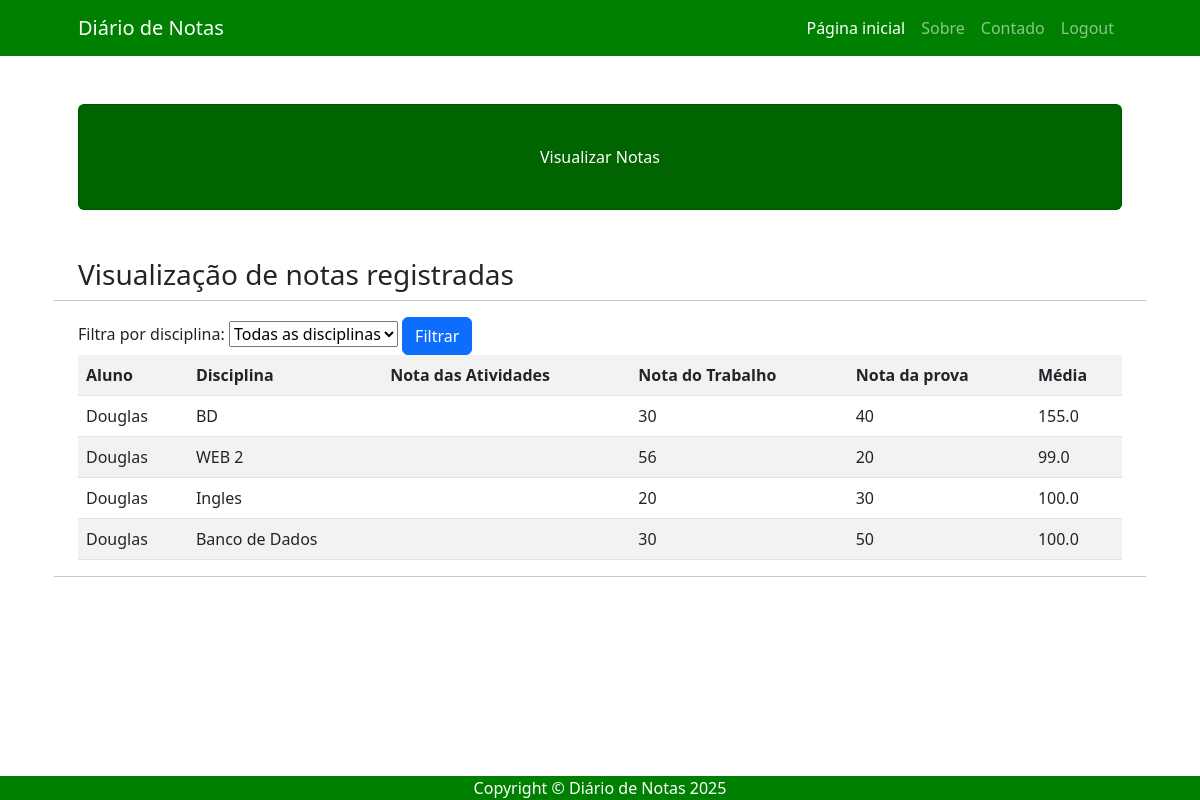
Before: /visualizar/ (signed in) with the older database file.
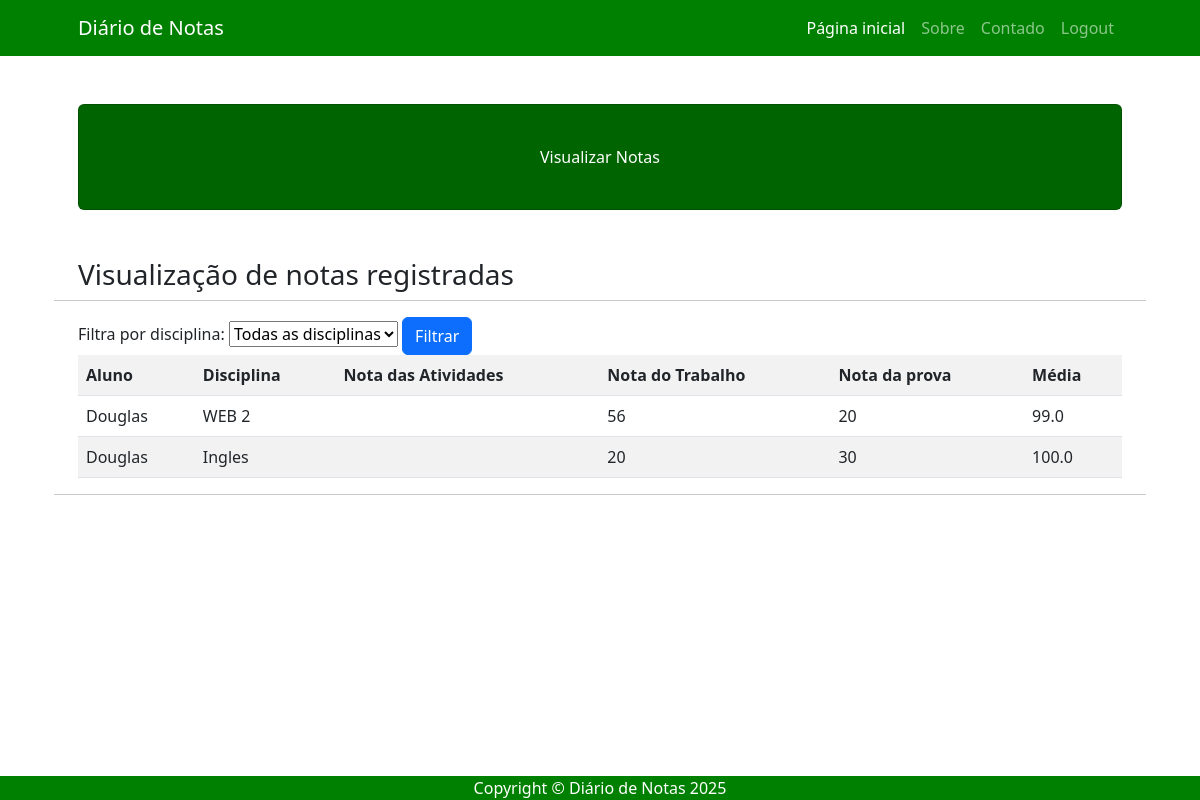
After: the same page with the newer database file.
### usuarios/models.py (models this page shows)
class Nota(models.Model):
    nome_aluno = models.CharField(max_length = 200)
    disciplina = models.CharField(max_length = 200)
    nota_atividades = models.IntegerField(default = 0)
    nota_trabalho = models.IntegerField(default = 0)
    nota_prova = models.IntegerField(default = 0)
    media = models.FloatField(blank = True, default = 0)

### usuarios/views.py (the view, shortened to what this page needs)
# urls.py: path('visualizar/', views.visualizar, name = 'visualizar'),
def visualizar(request):
    if request.method == "GET":
        if request.user.is_authenticated:
            lista_notas = Nota.objects.all()
            dicionario_notas = {'lista_notas': lista_notas}
            return render(request, 'usuarios/visualizar.html', dicionario_notas)
        else:
            return HttpResponse("Faça o login para acessar!")

### usuarios/templates/usuarios/visualizar.html (shortened to what this page needs)
{% extends 'usuarios/base.html' %}
{% block titulo %}Visualizar Notas{% endblock %}
{% block conteudo %}
<h3>Visualização de notas registradas</h3>
<hr>
<form action="{% url 'visualizar' %}" method="POST">
    <div class="filter">
        <label for="disciplinaName">Filtra por disciplina:</label>
        <select name="disciplina" >
            <option>Todas as disciplinas</option>
        </select>
        <button type="submit" class="btn btn-primary">Filtrar</button>
    </div>
</form>
<div class="table-responsive">
    <table class="table table-striped">
        <tr>
            <th>Aluno</th>
            <th>Disciplina</th>
            <th>Nota das Atividades</th>
            <th>Nota do Trabalho</th>
            <th>Nota da prova</th>
            <th>Média</th>
        </tr>
        {% for campo in lista_notas %}
            <tr>
                <td>{{ user.first_name }}</td>
                <td>{{ campo.disciplina }}</td>
                <td>{{ campo.nota_atividade }}</td>
                <td>{{ campo.nota_trabalho }}</td>
                <td>{{ campo.nota_prova }}</td>
                <td>{{ campo.media }}</td>
            </tr>
        {% empty %}
            <tr>
                <td colspan="6">Nenhum resgistro encontrado.</td>
            </tr>
        {% endfor %}
    </table>
</div>
<hr>
{% endblock %}

Changed rows visible on the page:
removed Nota: {{ user.first_name }} "Douglas", disciplina "BD", nota_trabalho "30", nota_prova "40", media "155.0"
removed Nota: {{ user.first_name }} "Douglas", disciplina "Banco de Dados", nota_trabalho "30", nota_prova "50", media "100.0"
